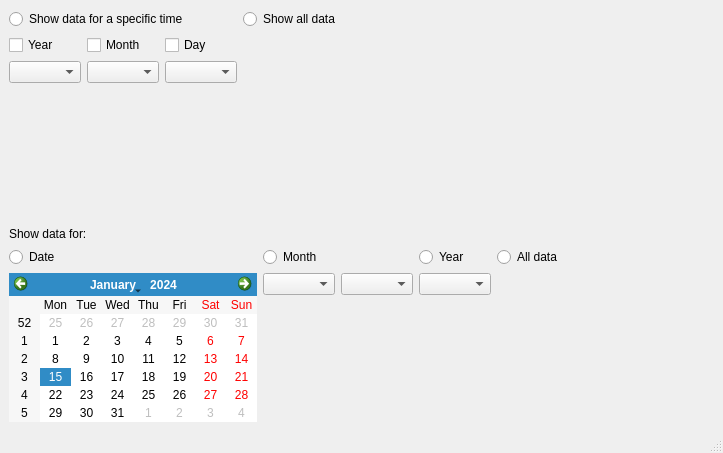
<?xml version="1.0" encoding="UTF-8"?>
<ui version="4.0">
 <class>DatabaseOpenWindow</class>
 <widget class="QMainWindow" name="DatabaseOpenWindow">
  <property name="geometry">
   <rect>
    <x>0</x>
    <y>0</y>
    <width>723</width>
    <height>453</height>
   </rect>
  </property>
  <property name="windowTitle">
   <string>MainWindow</string>
  </property>
  <widget class="QWidget" name="centralwidget">
   <property name="maximumSize">
    <size>
     <width>800</width>
     <height>16777215</height>
    </size>
   </property>
   <layout class="QGridLayout" name="gridLayout_2">
    <item row="1" column="0">
     <spacer name="verticalSpacer_5">
      <property name="orientation">
       <enum>Qt::Vertical</enum>
      </property>
      <property name="sizeHint" stdset="0">
       <size>
        <width>20</width>
        <height>40</height>
       </size>
      </property>
     </spacer>
    </item>
    <item row="0" column="0">
     <layout class="QHBoxLayout" name="DataSelectionLayout">
      <item>
       <layout class="QVBoxLayout" name="verticalLayout_6">
        <item>
         <widget class="QRadioButton" name="radioButton_5">
          <property name="text">
           <string>Show data for a specific time</string>
          </property>
         </widget>
        </item>
        <item>
         <layout class="QHBoxLayout" name="horizontalLayout_3">
          <item>
           <layout class="QVBoxLayout" name="verticalLayout_7">
            <item>
             <widget class="QCheckBox" name="checkBox">
              <property name="text">
               <string>Year</string>
              </property>
             </widget>
            </item>
            <item>
             <widget class="QComboBox" name="comboBox_4"/>
            </item>
            <item>
             <spacer name="verticalSpacer_8">
              <property name="orientation">
               <enum>Qt::Vertical</enum>
              </property>
              <property name="sizeHint" stdset="0">
               <size>
                <width>20</width>
                <height>40</height>
               </size>
              </property>
             </spacer>
            </item>
           </layout>
          </item>
          <item>
           <layout class="QVBoxLayout" name="verticalLayout_8">
            <item>
             <widget class="QCheckBox" name="checkBox_2">
              <property name="text">
               <string>Month</string>
              </property>
             </widget>
            </item>
            <item>
             <widget class="QComboBox" name="comboBox_5"/>
            </item>
            <item>
             <spacer name="verticalSpacer_7">
              <property name="orientation">
               <enum>Qt::Vertical</enum>
              </property>
              <property name="sizeHint" stdset="0">
               <size>
                <width>20</width>
                <height>40</height>
               </size>
              </property>
             </spacer>
            </item>
           </layout>
          </item>
          <item>
           <layout class="QVBoxLayout" name="verticalLayout_9">
            <item>
             <widget class="QCheckBox" name="DaySelectCheckBox">
              <property name="text">
               <string>Day</string>
              </property>
             </widget>
            </item>
            <item>
             <widget class="QComboBox" name="DaySelectComboBox"/>
            </item>
            <item>
             <spacer name="verticalSpacer_6">
              <property name="orientation">
               <enum>Qt::Vertical</enum>
              </property>
              <property name="sizeHint" stdset="0">
               <size>
                <width>20</width>
                <height>40</height>
               </size>
              </property>
             </spacer>
            </item>
           </layout>
          </item>
         </layout>
        </item>
       </layout>
      </item>
      <item>
       <layout class="QVBoxLayout" name="verticalLayout_10">
        <item>
         <widget class="QRadioButton" name="radioButton_6">
          <property name="text">
           <string>Show all data</string>
          </property>
         </widget>
        </item>
        <item>
         <spacer name="verticalSpacer_4">
          <property name="orientation">
           <enum>Qt::Vertical</enum>
          </property>
          <property name="sizeHint" stdset="0">
           <size>
            <width>20</width>
            <height>40</height>
           </size>
          </property>
         </spacer>
        </item>
       </layout>
      </item>
      <item>
       <spacer name="horizontalSpacer_2">
        <property name="orientation">
         <enum>Qt::Horizontal</enum>
        </property>
        <property name="sizeHint" stdset="0">
         <size>
          <width>13</width>
          <height>80</height>
         </size>
        </property>
       </spacer>
      </item>
     </layout>
    </item>
    <item row="2" column="0">
     <layout class="QVBoxLayout" name="verticalLayout">
      <item>
       <widget class="QLabel" name="label">
        <property name="text">
         <string>Show data for:</string>
        </property>
       </widget>
      </item>
      <item>
       <layout class="QHBoxLayout" name="horizontalLayout">
        <item>
         <layout class="QVBoxLayout" name="verticalLayout_4">
          <item>
           <widget class="QRadioButton" name="radioButton">
            <property name="text">
             <string>Date</string>
            </property>
           </widget>
          </item>
          <item>
           <widget class="QCalendarWidget" name="calendarWidget"/>
          </item>
         </layout>
        </item>
        <item>
         <layout class="QVBoxLayout" name="verticalLayout_3">
          <item>
           <widget class="QRadioButton" name="radioButton_2">
            <property name="text">
             <string>Month</string>
            </property>
           </widget>
          </item>
          <item>
           <layout class="QHBoxLayout" name="horizontalLayout_2">
            <item>
             <widget class="QComboBox" name="comboBox"/>
            </item>
            <item>
             <widget class="QComboBox" name="comboBox_3"/>
            </item>
           </layout>
          </item>
          <item>
           <spacer name="verticalSpacer_2">
            <property name="orientation">
             <enum>Qt::Vertical</enum>
            </property>
            <property name="sizeHint" stdset="0">
             <size>
              <width>20</width>
              <height>40</height>
             </size>
            </property>
           </spacer>
          </item>
         </layout>
        </item>
        <item>
         <layout class="QVBoxLayout" name="verticalLayout_2">
          <item>
           <widget class="QRadioButton" name="radioButton_3">
            <property name="text">
             <string>Year</string>
            </property>
           </widget>
          </item>
          <item>
           <widget class="QComboBox" name="comboBox_2"/>
          </item>
          <item>
           <spacer name="verticalSpacer">
            <property name="orientation">
             <enum>Qt::Vertical</enum>
            </property>
            <property name="sizeHint" stdset="0">
             <size>
              <width>20</width>
              <height>40</height>
             </size>
            </property>
           </spacer>
          </item>
         </layout>
        </item>
        <item>
         <layout class="QVBoxLayout" name="verticalLayout_5">
          <item>
           <widget class="QRadioButton" name="radioButton_4">
            <property name="text">
             <string>All data</string>
            </property>
           </widget>
          </item>
          <item>
           <spacer name="verticalSpacer_3">
            <property name="orientation">
             <enum>Qt::Vertical</enum>
            </property>
            <property name="sizeHint" stdset="0">
             <size>
              <width>20</width>
              <height>40</height>
             </size>
            </property>
           </spacer>
          </item>
         </layout>
        </item>
        <item>
         <spacer name="horizontalSpacer">
          <property name="orientation">
           <enum>Qt::Horizontal</enum>
          </property>
          <property name="sizeHint" stdset="0">
           <size>
            <width>40</width>
            <height>20</height>
           </size>
          </property>
         </spacer>
        </item>
       </layout>
      </item>
     </layout>
    </item>
   </layout>
  </widget>
  <widget class="QMenuBar" name="menubar">
   <property name="geometry">
    <rect>
     <x>0</x>
     <y>0</y>
     <width>723</width>
     <height>20</height>
    </rect>
   </property>
  </widget>
  <widget class="QStatusBar" name="statusbar"/>
 </widget>
 <resources/>
 <connections/>
</ui>
